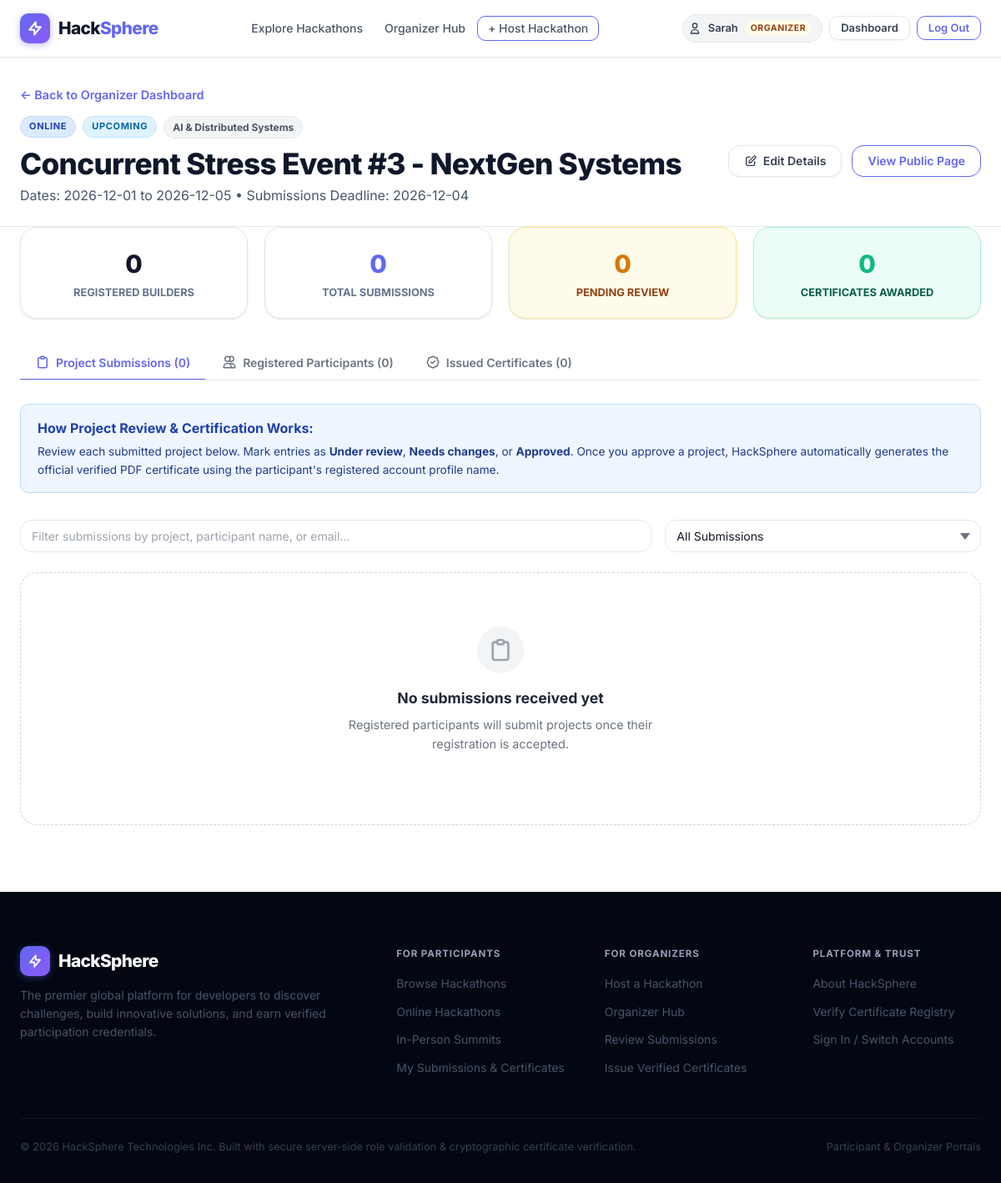
/hackathon/9/manage (signed in), run on an earlier commit of the app's database.
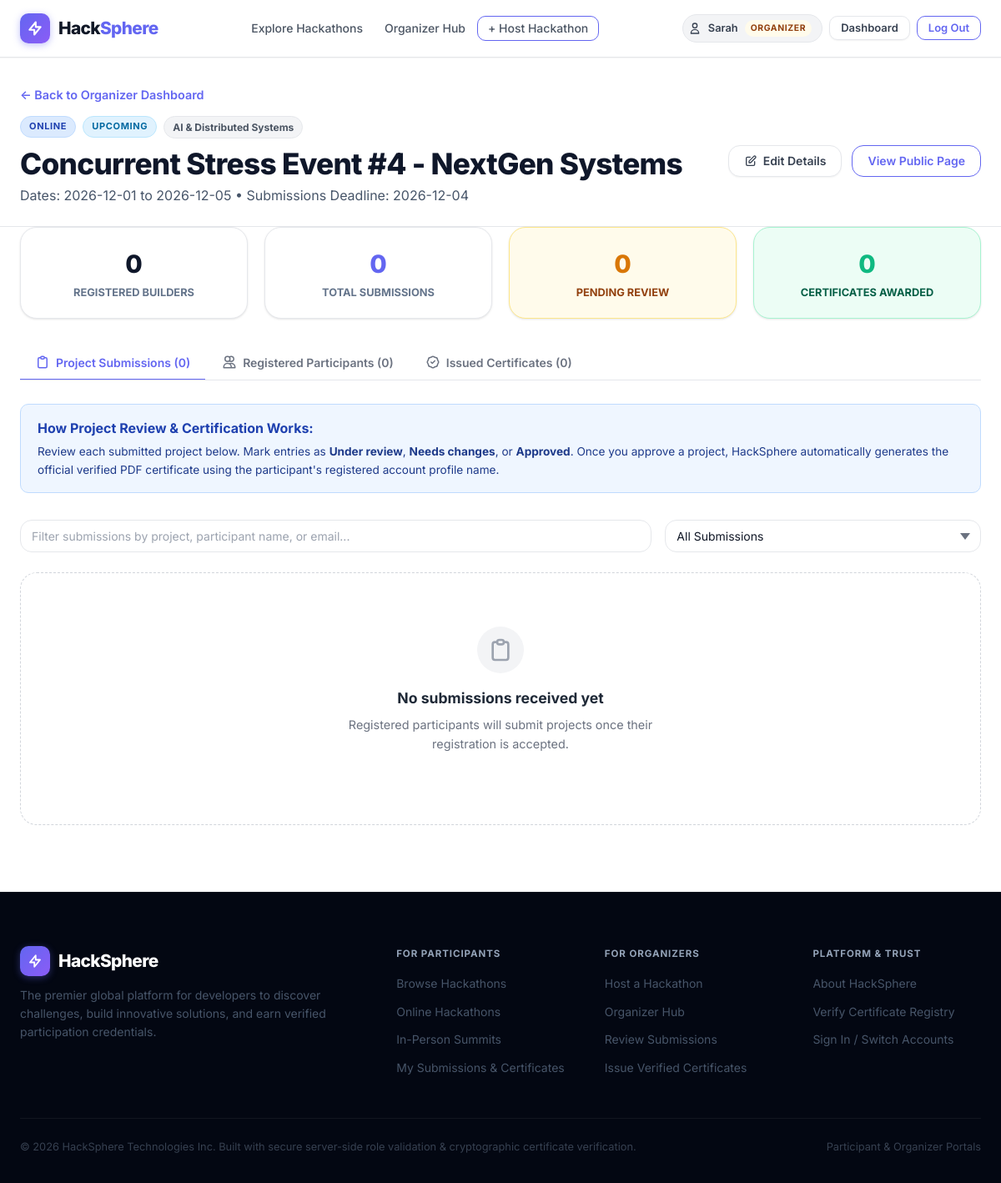
And on a later commit of the database.
### tables this page shows
CREATE TABLE hackathons (
        id INTEGER PRIMARY KEY AUTOINCREMENT,
        organizer_id INTEGER NOT NULL,
        title TEXT NOT NULL,
        tagline TEXT,
        description TEXT NOT NULL,
        theme TEXT NOT NULL,
        format TEXT NOT NULL DEFAULT 'online', -- 'online', 'in-person', 'hybrid'
        location TEXT,
        start_date TEXT NOT NULL,
        end_date TEXT NOT NULL,
        registration_deadline TEXT NOT NULL,
        submission_deadline TEXT NOT NULL,
        team_size_min INTEGER NOT NULL DEFAULT 1,
        team_size_max INTEGER NOT NULL DEFAULT 4,
        eligibility TEXT,
        rules TEXT,
        schedule TEXT,
        judging_criteria TEXT,
        prizes TEXT,
        banner_url TEXT,
        status TEXT NOT NULL DEFAULT 'upcoming', -- 'upcoming', 'ongoing', 'ended'
        created_at TEXT NOT NULL,
        updated_at TEXT NOT NULL,
        FOREIGN KEY (organizer_id) REFERENCES users (id) ON DELETE CASCADE
    );

### app.py (the view)
@app.route("/organizer/hackathons/<int:hackathon_id>/manage")
@app.route("/hackathons/<int:hackathon_id>/manage")
@app.route("/hackathon/<int:hackathon_id>/manage")
@login_required
@role_required("organizer")
def organizer_manage_hackathon(hackathon_id):
    organizer_id = session["user_id"]
    db = get_db()
    hackathon = db.execute("SELECT * FROM hackathons WHERE id = ?", (hackathon_id,)).fetchone()
    if not hackathon:
        db.close()
        flash("Hackathon not found.", "warning")
        return redirect(url_for("organizer_dashboard"))
    if hackathon["organizer_id"] != organizer_id:
        db.close()
        flash("You are not authorized to manage this hackathon.", "danger")
        return redirect(url_for("organizer_dashboard"))
    if hackathon["organizer_id"] != organizer_id:
        db.close()
        flash("You are not authorized to manage this hackathon.", "danger")
        return redirect(url_for("organizer_dashboard"))
    participants = db.execute("""
        SELECT r.*, s.id as submission_id, s.status as submission_status, s.project_name
        FROM registrations r
        LEFT JOIN submissions s ON s.hackathon_id = r.hackathon_id AND s.user_id = r.user_id
        WHERE r.hackathon_id = ?
        ORDER BY r.registered_at DESC
    """, (hackathon_id,)).fetchall()
    submissions = db.execute("""
        SELECT s.*, u.name as submitter_name, u.email as submitter_email,
               c.certificate_code, c.id as certificate_id
        FROM submissions s
        JOIN users u ON s.user_id = u.id
        LEFT JOIN certificates c ON c.submission_id = s.id
        WHERE s.hackathon_id = ?
        ORDER BY s.submitted_at DESC
    """, (hackathon_id,)).fetchall()
    certificates = db.execute("""
        SELECT c.*, s.project_name, u.email as participant_email
        FROM certificates c
        JOIN users u ON c.user_id = u.id
        JOIN submissions s ON c.submission_id = s.id
        WHERE c.hackathon_id = ?
        ORDER BY c.issued_at DESC
    """, (hackathon_id,)).fetchall()
    db.close()
    return render_template(
        "organizer/manage.html",
        hackathon=hackathon,
        participants=participants,
        submissions=submissions,
        certificates=certificates
    )

### app.py (called while the page is built, shortened)
@app.teardown_appcontext
def teardown_db(exception=None):
    close_db_connection(exception)

@app.before_request
def sync_ephemeral_container_data():
    if request.path.startswith("/static/") or request.path.startswith("/uploads/"):
        return
    cookie_val = request.cookies.get("hacksphere_events")
    all_hacks = list(session.get("created_hackathons", []))

@app.after_request
def persist_container_cookies(response):
    created = session.get("created_hackathons", [])
    return response

@app.context_processor
def inject_global_data():
    current_user = get_current_user()
    return {
        "current_user": current_user,
        "now": datetime.now()
    }

### database.py (called while the page is built)
def get_db():
    try:
        from flask import g, has_app_context
        if has_app_context():
            if not hasattr(g, "_database") or g._database is None:
                g._database = create_raw_connection()
            return RobustConnectionProxy(g._database, is_request=True)
    except (ImportError, RuntimeError):
        pass
    return RobustConnectionProxy(create_raw_connection(), is_request=False)

### templates/organizer/manage.html (shortened to what the changed rows need)
{% extends "base.html" %}
{% block content %}
<div class="dashboard-header">
  <div class="container">
    <div class="dashboard-title-row">
      <div>
        <div style="display: flex; gap: 0.5rem; align-items: center; margin-bottom: 0.5rem;">
          <span class="badge badge-{{ hackathon.format }}">{{ hackathon.format }}</span>
          <span class="badge badge-{{ hackathon.status }}">{{ hackathon.status }}</span>
          <span class="badge badge-tag">{{ hackathon.theme }}</span>
        </div>
        <h1 style="font-size: 2.2rem; font-weight: 800; color: var(--slate-900);">{{ hackathon.title }}</h1>
        <p style="color: var(--slate-600); margin-top: 0.25rem;">
          Dates: {{ hackathon.start_date }} to {{ hackathon.end_date }} • Submissions Deadline: {{ hackathon.submission_deadline }}
        </p>
      </div>
    </div>
  </div>
</div>
  {% set pending_registrations = participants|selectattr('status', 'equalto', 'pending')|list %}
{% endblock %}

What changed in the data, as far as the page shows it:
changed hackathons "AI & Distributed Systems": title "Concurrent Stress Event #3 - NextGen Systems" → "Concurrent Stress Event #4 - NextGen Systems"
